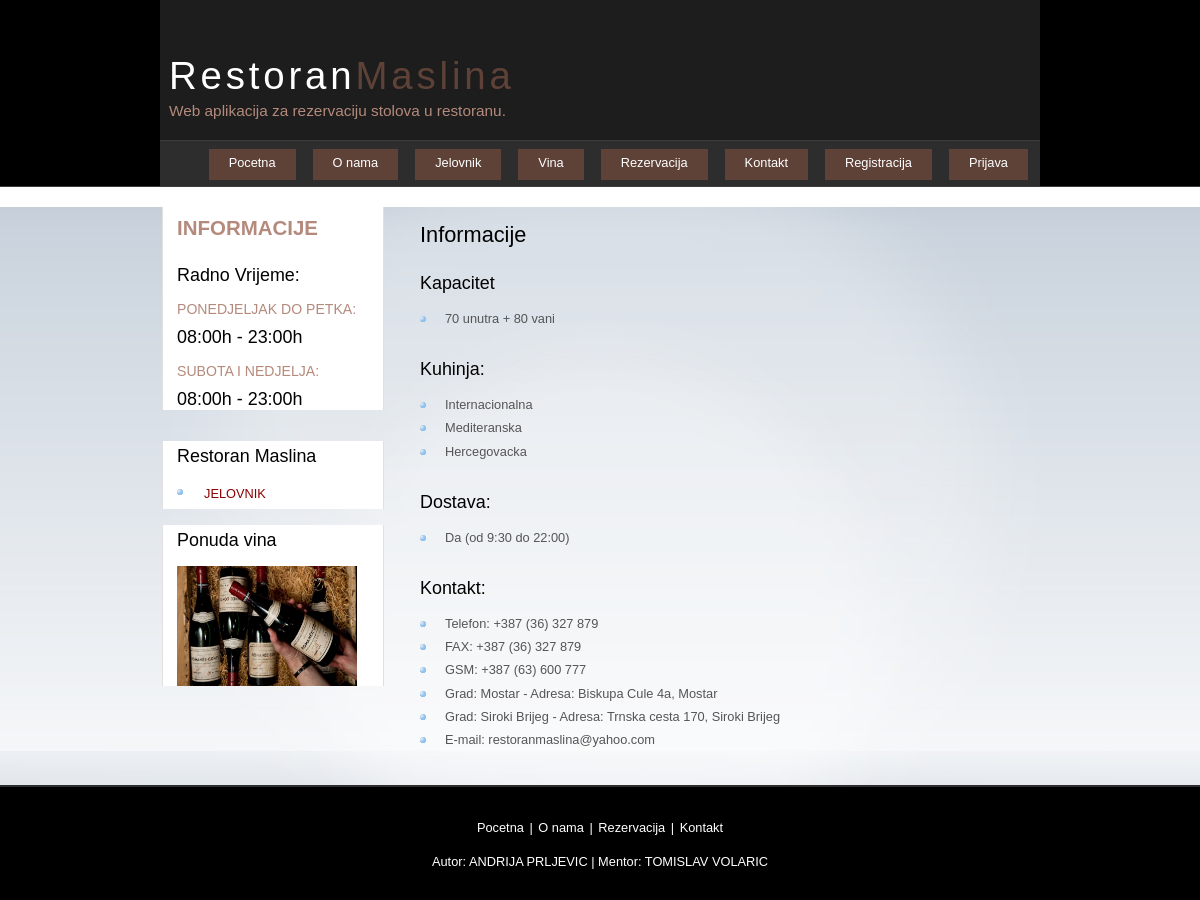
Page /kontakt/ on the committed database.
### rezervacije/models.py (models this page shows, shortened)
class Lokacija(models.Model):
	ime_grada			=	models.CharField(max_length=45)
	adresa_restorana	=	models.CharField(max_length=100)
	class Meta:
		verbose_name_plural = "Lokacije"

### jelovnici/views.py (the view)
# urls.py: path('kontakt/', kontakt_view, name ='kontakt'),
def kontakt_view(request):
	tittle = "Informacije i Kontakt"
	qs_gradovi = Lokacija.objects.all()
	context = {
		'qs_gradovi': qs_gradovi,
		'tittle': tittle,
	}
	return render(request, 'informacije.html', context)

### templates/informacije.html
{% extends "baza.html" %}
{% block selected %}
	<li><a href="{% url 'home' %}">Pocetna</a></li>
	<li><a href="{% url 'o_nama' %}">O nama</a></li>
	<li><a href="{% url 'jelovnik' %}">Jelovnik</a></li>
	<li><a href="{% url 'vina' %}">Vina</a></li>
	<li><a href="{% url 'prva' %}">Rezervacija</a></li>
	<li><a href="{% url 'email' %}">Kontakt</a></li>
{% endblock %}
{% block sredina %}
<div id="content">
<h1>Informacije</h1>
<h3>Kapacitet</h3>
<ul>
<li>70 unutra + 80 vani</li>
</ul>
<h3>Kuhinja:</h3>
<ul>
<li>Internacionalna</li>
<li>Mediteranska</li>
<li>Hercegovacka</li>
</ul>
<h3>Dostava:</h3>
<ul>
<li>Da (od 9:30 do 22:00)</li>
</ul>
<h3>Kontakt:</h3>
<ul>
<li>Telefon: +387 (36) 327 879</li>
<li>FAX: +387 (36) 327 879</li>
<li>GSM: +387 (63) 600 777</li>
{% for qs1 in qs_gradovi %}
<li>Grad: {{ qs1.ime_grada }} - Adresa: {{ qs1.adresa_restorana }}</li>
{% endfor %}
<li>E-mail: restoranmaslina@yahoo.com</li>
</ul>
</div>
{% endblock %}

### static/style.css (style rules this page uses)
a:link, a:visited { color: darkred; padding: 2px 2px; text-align: center; text-decoration: none; display: inline-block; }
html { height: 100%; width: 100%; }
* { margin: 0; padding: 0; }
body { font: normal .80em 'trebuchet ms', arial, sans-serif; background: #FFF; color: #555; }
h1, h2, h3, h4, h5, h6 { color: #362C20; letter-spacing: 0em; padding: 0 0 5px 0; }
h1, h2, h3 { font: normal 170% 'century gothic', arial; margin: 0 0 15px 0; padding: 15px 0 5px 0; color: #000; }
h3 { font-size: 140%; padding: 5px 0 0 0; }
a, a:hover { outline: none; text-decoration: underline; color: #B48A7C; }
ul { margin: 2px 0 22px 17px; }
ul li { list-style-type: circle; margin: 0 0 6px 0; padding: 0 0 4px 5px; line-height: 1.5em; }
ul#menu li { float: left; padding: 0 0 0 9px; list-style: none; margin: 8px 4px 0 4px; }
ul#menu li a { font: normal 100% 'trebuchet ms', sans-serif; display: block; float: left; height: 20px; padding: 6px 20px 5px 20px; text-align: center; color: #FFF; text-decoration: none; background: #5E4238; }
#content { text-align: left; width: 620px; padding: 0 0 0 5px; float: right; }
#content ul { margin: 2px 0 22px 0px; }
#content ul li, .sidebar ul li { list-style-type: none; background: url(bullet.png) no-repeat; margin: 0 0 0 0; padding: 0 0 4px 25px; line-height: 1.5em; }

### rows in the picture
Lokacija: ime_grada "Mostar", adresa_restorana "Biskupa Cule 4a, Mostar"
Lokacija: ime_grada "Siroki Brijeg", adresa_restorana "Trnska cesta 170, Siroki Brijeg"
